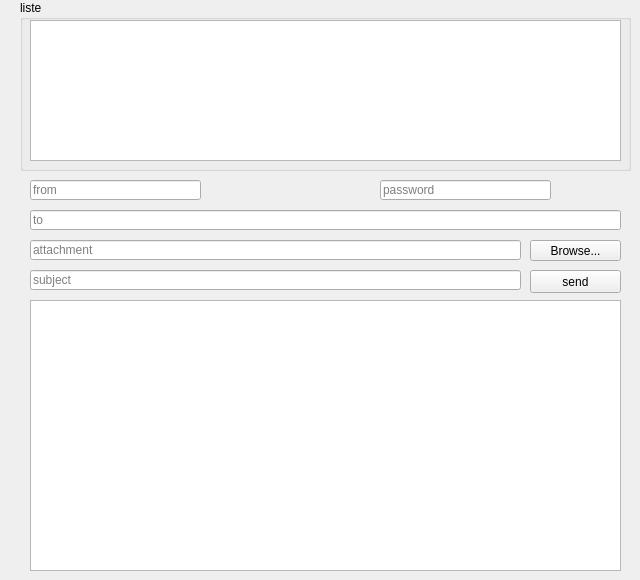
   <widget class="QWidget" name="mailing">
    <attribute name="title">
     <string>mailig</string>
    </attribute>
    <widget class="QLineEdit" name="lineEdit_psswrd_email">
     <property name="geometry">
      <rect>
       <x>380</x>
       <y>180</y>
       <width>171</width>
       <height>20</height>
      </rect>
     </property>
     <property name="placeholderText">
      <string>password</string>
     </property>
    </widget>
    <widget class="QGroupBox" name="groupBox_7">
     <property name="geometry">
      <rect>
       <x>20</x>
       <y>0</y>
       <width>611</width>
       <height>171</height>
      </rect>
     </property>
     <property name="title">
      <string>liste</string>
     </property>
     <widget class="QTableView" name="tableView_email">
      <property name="geometry">
       <rect>
        <x>10</x>
        <y>20</y>
        <width>591</width>
        <height>141</height>
       </rect>
      </property>
     </widget>
    </widget>
    <widget class="QLineEdit" name="lineEdit_to_email">
     <property name="geometry">
      <rect>
       <x>30</x>
       <y>210</y>
       <width>591</width>
       <height>20</height>
      </rect>
     </property>
     <property name="placeholderText">
      <string>to</string>
     </property>
    </widget>
    <widget class="QLineEdit" name="lineEdit_subject_email">
     <property name="geometry">
      <rect>
       <x>30</x>
       <y>270</y>
       <width>491</width>
       <height>20</height>
      </rect>
     </property>
     <property name="placeholderText">
      <string>subject</string>
     </property>
    </widget>
    <widget class="QLineEdit" name="lineEdit_from_email">
     <property name="geometry">
      <rect>
       <x>30</x>
       <y>180</y>
       <width>171</width>
       <height>20</height>
      </rect>
     </property>
     <property name="placeholderText">
      <string>from</string>
     </property>
    </widget>
    <widget class="QPushButton" name="pushButton_browse_email">
     <property name="geometry">
      <rect>
       <x>530</x>
       <y>240</y>
       <width>91</width>
       <height>21</height>
      </rect>
     </property>
     <property name="text">
      <string>Browse...</string>
     </property>
    </widget>
    <widget class="QTextEdit" name="textEdit_email">
     <property name="geometry">
      <rect>
       <x>30</x>
       <y>300</y>
       <width>591</width>
       <height>271</height>
      </rect>
     </property>
     <property name="placeholderText">
      <string/>
     </property>
    </widget>
    <widget class="QLineEdit" name="lineEdit_atchmnt_email">
     <property name="geometry">
      <rect>
       <x>30</x>
       <y>240</y>
       <width>491</width>
       <height>20</height>
      </rect>
     </property>
     <property name="placeholderText">
      <string>attachment</string>
     </property>
    </widget>
    <widget class="QPushButton" name="pushButton_send_email">
     <property name="geometry">
      <rect>
       <x>530</x>
       <y>270</y>
       <width>91</width>
       <height>23</height>
      </rect>
     </property>
     <property name="text">
      <string>send</string>
     </property>
    </widget>
   </widget>
